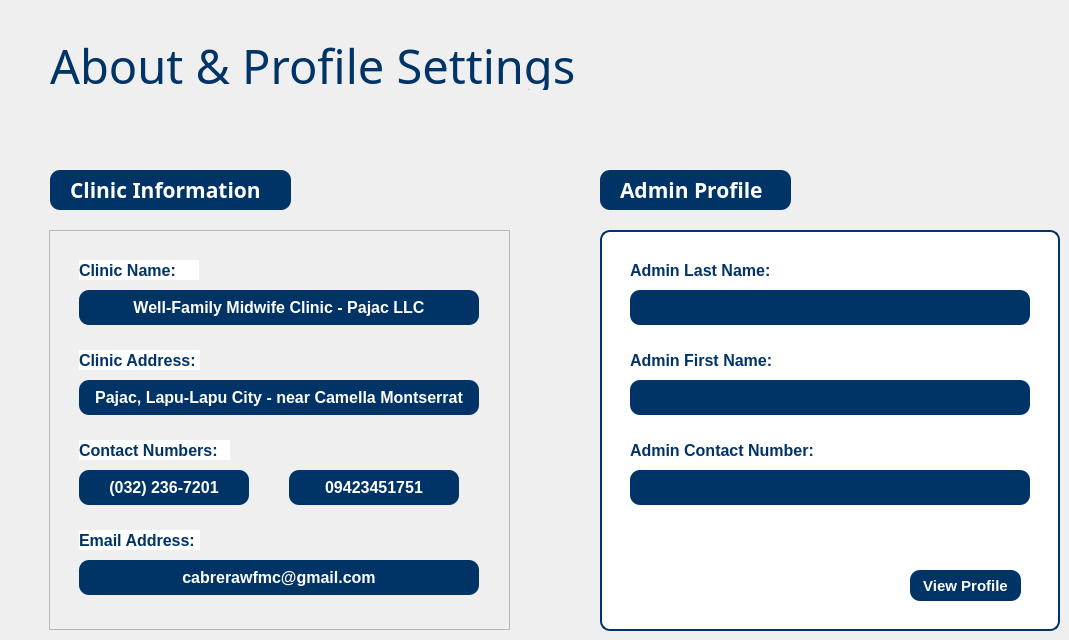
    <widget class="QWidget" name="pageSettings">
     <widget class="QLabel" name="label_Setting">
      <property name="geometry">
       <rect>
        <x>50</x>
        <y>40</y>
        <width>601</width>
        <height>50</height>
       </rect>
      </property>
      <property name="font">
       <font>
        <family>Cooper Black</family>
        <pointsize>35</pointsize>
        <weight>50</weight>
        <bold>false</bold>
       </font>
      </property>
      <property name="styleSheet">
       <string notr="true">color: rgb(0, 51, 102);</string>
      </property>
      <property name="text">
       <string>About &amp; Profile Settings</string>
      </property>
     </widget>
     <widget class="QLabel" name="clinicInfoLabel">
      <property name="geometry">
       <rect>
        <x>50</x>
        <y>170</y>
        <width>241</width>
        <height>40</height>
       </rect>
      </property>
      <property name="font">
       <font>
        <family>Arial Black</family>
        <pointsize>16</pointsize>
        <weight>75</weight>
        <bold>true</bold>
       </font>
      </property>
      <property name="styleSheet">
       <string notr="true">background-color: rgb(0, 51, 102);
color: white;
border-radius: 10px;</string>
      </property>
      <property name="text">
       <string>Clinic Information</string>
      </property>
      <property name="indent">
       <number>20</number>
      </property>
     </widget>
     <widget class="QFrame" name="clinicInfo">
      <property name="geometry">
       <rect>
        <x>49</x>
        <y>230</y>
        <width>461</width>
        <height>400</height>
       </rect>
      </property>
      <property name="styleSheet">
       <string notr="true">QFrame #clinicInfo {
	background-color: white;
	color:  rgb(0, 51, 102);
	border: 2px solid rgb(0, 51, 102);
	border-radius: 10px;
}</string>
      </property>
      <property name="frameShape">
       <enum>QFrame::StyledPanel</enum>
      </property>
      <property name="frameShadow">
       <enum>QFrame::Raised</enum>
      </property>
      <widget class="QLabel" name="CLN">
       <property name="geometry">
        <rect>
         <x>30</x>
         <y>30</y>
         <width>120</width>
         <height>20</height>
        </rect>
       </property>
       <property name="font">
        <font>
         <family>Arial</family>
         <pointsize>12</pointsize>
         <weight>75</weight>
         <bold>true</bold>
        </font>
       </property>
       <property name="styleSheet">
        <string notr="true">background-color: white;
color:  rgb(0, 51, 102);</string>
       </property>
       <property name="text">
        <string>Clinic Name:</string>
       </property>
      </widget>
      <widget class="QLabel" name="CA">
       <property name="geometry">
        <rect>
         <x>30</x>
         <y>120</y>
         <width>121</width>
         <height>20</height>
        </rect>
       </property>
       <property name="font">
        <font>
         <family>Arial</family>
         <pointsize>12</pointsize>
         <weight>75</weight>
         <bold>true</bold>
        </font>
       </property>
       <property name="styleSheet">
        <string notr="true">background-color: white;
color:  rgb(0, 51, 102);</string>
       </property>
       <property name="text">
        <string>Clinic Address:</string>
       </property>
      </widget>
      <widget class="QLabel" name="CN">
       <property name="geometry">
        <rect>
         <x>30</x>
         <y>210</y>
         <width>151</width>
         <height>20</height>
        </rect>
       </property>
       <property name="font">
        <font>
         <family>Arial</family>
         <pointsize>12</pointsize>
         <weight>75</weight>
         <bold>true</bold>
        </font>
       </property>
       <property name="styleSheet">
        <string notr="true">background-color: white;
color:  rgb(0, 51, 102);</string>
       </property>
       <property name="text">
        <string>Contact Numbers:</string>
       </property>
      </widget>
      <widget class="QLabel" name="CE">
       <property name="geometry">
        <rect>
         <x>30</x>
         <y>300</y>
         <width>121</width>
         <height>20</height>
        </rect>
       </property>
       <property name="font">
        <font>
         <family>Arial</family>
         <pointsize>12</pointsize>
         <weight>75</weight>
         <bold>true</bold>
        </font>
       </property>
       <property name="styleSheet">
        <string notr="true">background-color: white;
color:  rgb(0, 51, 102);</string>
       </property>
       <property name="text">
        <string>Email Address:</string>
       </property>
      </widget>
      <widget class="QLabel" name="clinicEmail">
       <property name="geometry">
        <rect>
         <x>30</x>
         <y>330</y>
         <width>400</width>
         <height>35</height>
        </rect>
       </property>
       <property name="font">
        <font>
         <family>Arial</family>
         <pointsize>12</pointsize>
         <weight>75</weight>
         <bold>true</bold>
        </font>
       </property>
       <property name="styleSheet">
        <string notr="true">background-color: rgb(0, 51, 102);
color: white;
border-radius: 10px;</string>
       </property>
       <property name="text">
        <string>cabrerawfmc@gmail.com</string>
       </property>
       <property name="alignment">
        <set>Qt::AlignCenter</set>
       </property>
      </widget>
      <widget class="QLabel" name="clinicCN1">
       <property name="geometry">
        <rect>
         <x>30</x>
         <y>240</y>
         <width>170</width>
         <height>35</height>
        </rect>
       </property>
       <property name="font">
        <font>
         <family>Arial</family>
         <pointsize>12</pointsize>
         <weight>75</weight>
         <bold>true</bold>
        </font>
       </property>
       <property name="styleSheet">
        <string notr="true">background-color: rgb(0, 51, 102);
color: white;
border-radius: 10px;</string>
       </property>
       <property name="text">
        <string>(032) 236-7201</string>
       </property>
       <property name="alignment">
        <set>Qt::AlignCenter</set>
       </property>
      </widget>
      <widget class="QLabel" name="clinicCN2">
       <property name="geometry">
        <rect>
         <x>240</x>
         <y>240</y>
         <width>170</width>
         <height>35</height>
        </rect>
       </property>
       <property name="font">
        <font>
         <family>Arial</family>
         <pointsize>12</pointsize>
         <weight>75</weight>
         <bold>true</bold>
        </font>
       </property>
       <property name="styleSheet">
        <string notr="true">background-color: rgb(0, 51, 102);
color: white;
border-radius: 10px;</string>
       </property>
       <property name="text">
        <string>09423451751</string>
       </property>
       <property name="alignment">
        <set>Qt::AlignCenter</set>
       </property>
      </widget>
      <widget class="QLabel" name="clinicAddress">
       <property name="geometry">
        <rect>
         <x>30</x>
         <y>150</y>
         <width>400</width>
         <height>35</height>
        </rect>
       </property>
       <property name="font">
        <font>
         <family>Arial</family>
         <pointsize>12</pointsize>
         <weight>75</weight>
         <bold>true</bold>
        </font>
       </property>
       <property name="styleSheet">
        <string notr="true">background-color: rgb(0, 51, 102);
color: white;
border-radius: 10px;</string>
       </property>
       <property name="text">
        <string>Pajac, Lapu-Lapu City - near Camella Montserrat</string>
       </property>
       <property name="alignment">
        <set>Qt::AlignCenter</set>
       </property>
      </widget>
      <widget class="QLabel" name="clinicName">
       <property name="geometry">
        <rect>
         <x>30</x>
         <y>60</y>
         <width>400</width>
         <height>35</height>
        </rect>
       </property>
       <property name="font">
        <font>
         <family>Arial</family>
         <pointsize>12</pointsize>
         <weight>75</weight>
         <bold>true</bold>
        </font>
       </property>
       <property name="styleSheet">
        <string notr="true">background-color: rgb(0, 51, 102);
color: white;
border-radius: 10px;</string>
       </property>
       <property name="text">
        <string>Well-Family Midwife Clinic - Pajac LLC</string>
       </property>
       <property name="alignment">
        <set>Qt::AlignCenter</set>
       </property>
      </widget>
     </widget>
     <widget class="QLabel" name="adminInfoLabel">
      <property name="geometry">
       <rect>
        <x>600</x>
        <y>170</y>
        <width>191</width>
        <height>40</height>
       </rect>
      </property>
      <property name="font">
       <font>
        <family>Arial Black</family>
        <pointsize>16</pointsize>
        <weight>75</weight>
        <bold>true</bold>
       </font>
      </property>
      <property name="styleSheet">
       <string notr="true">background-color: rgb(0, 51, 102);
color: white;
border-radius: 10px;</string>
      </property>
      <property name="text">
       <string>Admin Profile</string>
      </property>
      <property name="indent">
       <number>20</number>
      </property>
     </widget>
     <widget class="QWidget" name="adminInfo" native="true">
      <property name="geometry">
       <rect>
        <x>600</x>
        <y>230</y>
        <width>460</width>
        <height>401</height>
       </rect>
      </property>
      <property name="styleSheet">
       <string notr="true">QWidget #adminInfo {
	background-color: white;
	color:  rgb(0, 51, 102);
	border: 2px solid rgb(0, 51, 102);
	border-radius: 10px;
}</string>
      </property>
      <widget class="QLabel" name="AN">
       <property name="geometry">
        <rect>
         <x>30</x>
         <y>30</y>
         <width>151</width>
         <height>20</height>
        </rect>
       </property>
       <property name="font">
        <font>
         <family>Arial</family>
         <pointsize>12</pointsize>
         <weight>75</weight>
         <bold>true</bold>
        </font>
       </property>
       <property name="styleSheet">
        <string notr="true">background-color: white;
color:  rgb(0, 51, 102);</string>
       </property>
       <property name="text">
        <string>Admin Last Name:</string>
       </property>
      </widget>
      <widget class="QLabel" name="OP">
       <property name="geometry">
        <rect>
         <x>30</x>
         <y>120</y>
         <width>151</width>
         <height>20</height>
        </rect>
       </property>
       <property name="font">
        <font>
         <family>Arial</family>
         <pointsize>12</pointsize>
         <weight>75</weight>
         <bold>true</bold>
        </font>
       </property>
       <property name="styleSheet">
        <string notr="true">background-color: white;
color:  rgb(0, 51, 102);</string>
       </property>
       <property name="text">
        <string>Admin First Name:</string>
       </property>
      </widget>
      <widget class="QLabel" name="NP">
       <property name="geometry">
        <rect>
         <x>30</x>
         <y>210</y>
         <width>201</width>
         <height>20</height>
        </rect>
       </property>
       <property name="font">
        <font>
         <family>Arial</family>
         <pointsize>12</pointsize>
         <weight>75</weight>
         <bold>true</bold>
        </font>
       </property>
       <property name="styleSheet">
        <string notr="true">background-color: white;
color:  rgb(0, 51, 102);</string>
       </property>
       <property name="text">
        <string>Admin Contact Number:</string>
       </property>
      </widget>
      <widget class="QPushButton" name="viewAdminProfile">
       <property name="geometry">
        <rect>
         <x>310</x>
         <y>340</y>
         <width>111</width>
         <height>31</height>
        </rect>
       </property>
       <property name="font">
        <font>
         <family>Arial</family>
         <pointsize>11</pointsize>
         <weight>75</weight>
         <bold>true</bold>
        </font>
       </property>
       <property name="styleSheet">
        <string notr="true">background-color: rgb(0, 51, 102);
color: white;
border-radius: 10px;</string>
       </property>
       <property name="text">
        <string>View Profile</string>
       </property>
      </widget>
      <widget class="QLabel" name="adminPLname">
       <property name="geometry">
        <rect>
         <x>30</x>
         <y>60</y>
         <width>400</width>
         <height>35</height>
        </rect>
       </property>
       <property name="font">
        <font>
         <family>Arial</family>
         <pointsize>12</pointsize>
         <weight>75</weight>
         <bold>true</bold>
        </font>
       </property>
       <property name="styleSheet">
        <string notr="true">background-color: rgb(0, 51, 102);
color: white;
border-radius: 10px;</string>
       </property>
       <property name="text">
        <string/>
       </property>
       <property name="alignment">
        <set>Qt::AlignCenter</set>
       </property>
      </widget>
      <widget class="QLabel" name="adminPFname">
       <property name="geometry">
        <rect>
         <x>30</x>
         <y>150</y>
         <width>400</width>
         <height>35</height>
        </rect>
       </property>
       <property name="font">
        <font>
         <family>Arial</family>
         <pointsize>12</pointsize>
         <weight>75</weight>
         <bold>true</bold>
        </font>
       </property>
       <property name="styleSheet">
        <string notr="true">background-color: rgb(0, 51, 102);
color: white;
border-radius: 10px;</string>
       </property>
       <property name="text">
        <string/>
       </property>
       <property name="alignment">
        <set>Qt::AlignCenter</set>
       </property>
      </widget>
      <widget class="QLabel" name="adminPContact">
       <property name="geometry">
        <rect>
         <x>30</x>
         <y>240</y>
         <width>400</width>
         <height>35</height>
        </rect>
       </property>
       <property name="font">
        <font>
         <family>Arial</family>
         <pointsize>12</pointsize>
         <weight>75</weight>
         <bold>true</bold>
        </font>
       </property>
       <property name="styleSheet">
        <string notr="true">background-color: rgb(0, 51, 102);
color: white;
border-radius: 10px;</string>
       </property>
       <property name="text">
        <string/>
       </property>
       <property name="alignment">
        <set>Qt::AlignCenter</set>
       </property>
      </widget>
     </widget>
    </widget>
